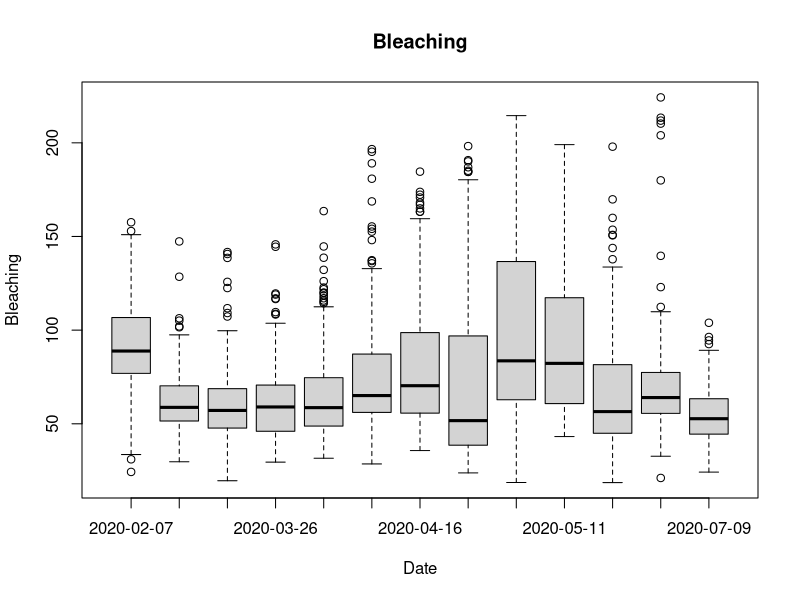
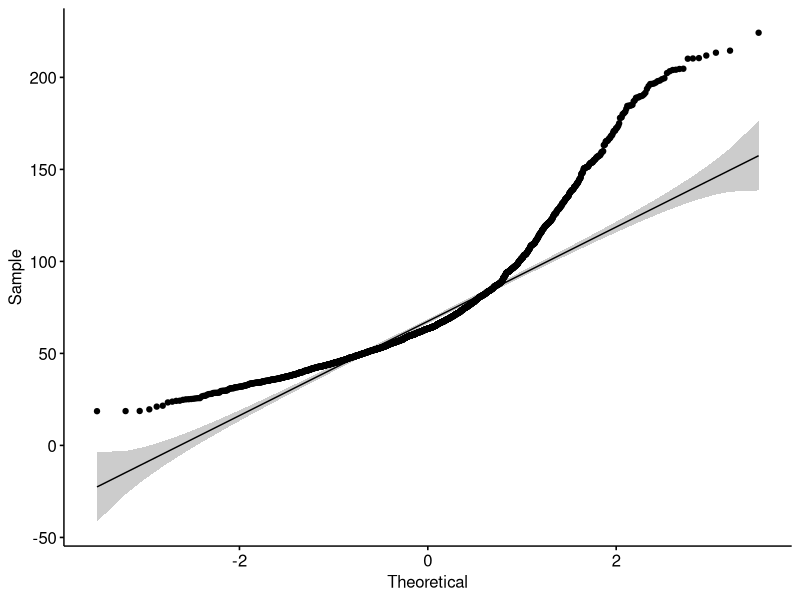
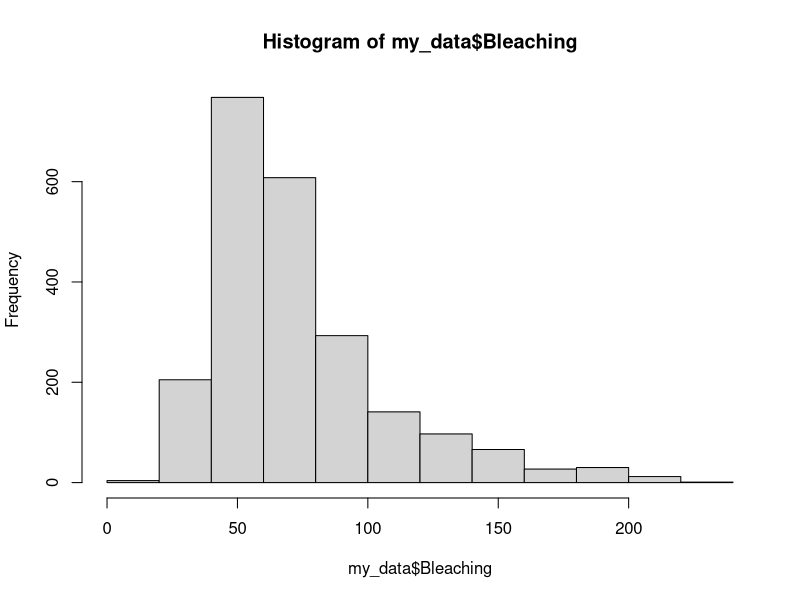
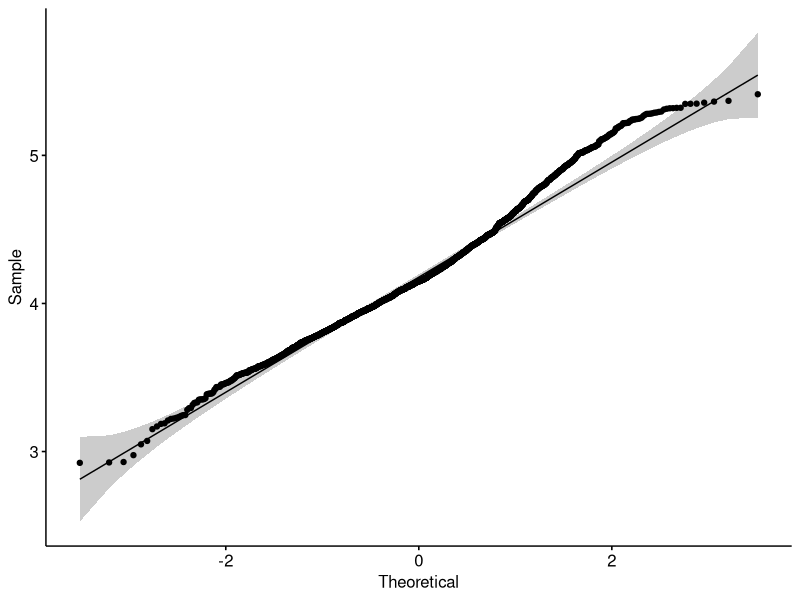
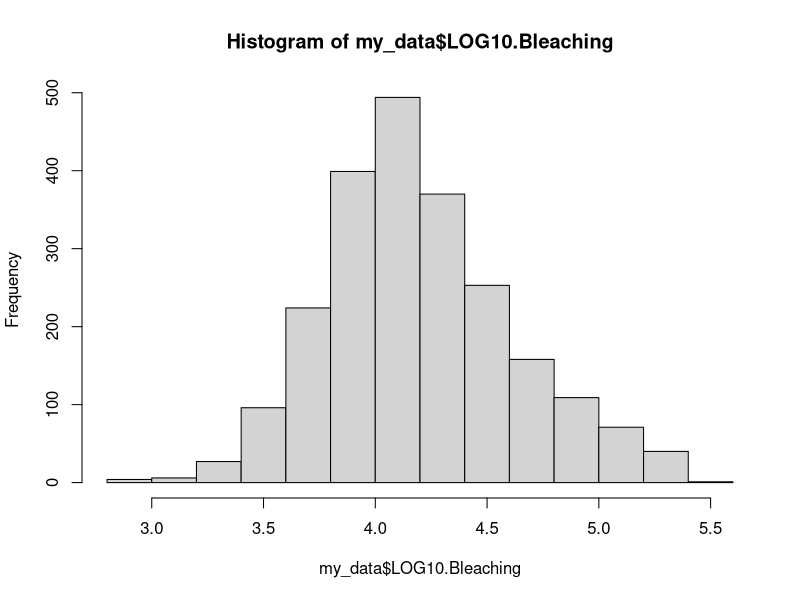
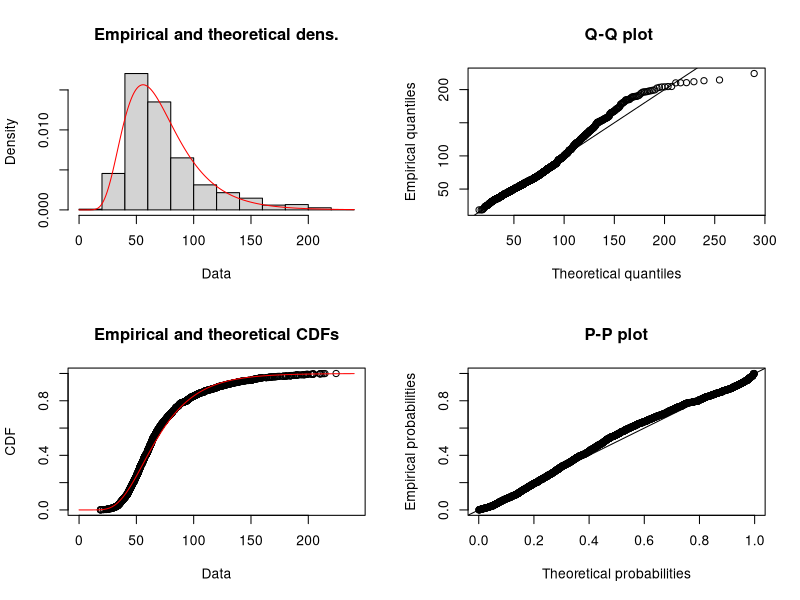

The R source for these figures, in order: (Note: this script raises an error after producing the figures.)
# loading libraries
library("readxl")
library("tidyverse")
library("lattice")
library("rstatix")
library("ggpubr")
library("lme4")
library("fitdistrplus")
library("lmerTest")
library("car")

# loading xls files
my_data <- read_excel("ImageJ_R.xlsx", sheet = 1)

# combining relevant sheets of excel file
for (i in 2:36) {
  temp <- read_excel("ImageJ_R.xlsx", sheet = i)
  my_data <- rbind(my_data, temp)
  print(i)
}

# removing unnecessary columns
my_data <- my_data[c(1,2,4,13)]

# turn dates into number of days from start (07/02/2020)
startdate <- as.Date("2020-02-07","%Y-%m-%d")
my_data$Date_days <- as.numeric(difftime(my_data$Date,startdate ,units="days"), units="days")

# change headers of column bleaching
my_data = my_data %>% 
  rename(
    Bleaching = `Adjusted brightness (0 - 255)`
  )

# removing rows containing NAs (so the rows that don't contain the average values for bleaching)
my_data <- na.omit(my_data)

# write.csv(my_data,"test.csv", row.names = FALSE)

## check repeated measures ANOVA requirements

# visualising data with box plots

boxplot(my_data$`Bleaching` ~ my_data$Date,
        data=my_data, 
        main="Bleaching", 
        xlab="Date", 
        ylab="Bleaching")

# normality tests
ggqqplot(my_data, x = "Bleaching")
hist(my_data$Bleaching)
shapiro_test(my_data$Bleaching)

# not normal -> sqrt transformation
#my_data <- transform(my_data, `SQRT Bleaching`= sqrt(Bleaching))
#ggqqplot(my_data, x = "SQRT.Bleaching")
#hist(my_data$SQRT.Bleaching)
#shapiro_test(my_data$SQRT.Bleaching)

# not normal -> log10 transformation: Works best!
my_data <- transform(my_data, LOG10.Bleaching= log(Bleaching))
ggqqplot(my_data, x = "LOG10.Bleaching")
hist(my_data$LOG10.Bleaching)
shapiro_test(my_data$LOG10.Bleaching)

# not normal -> 1/x transformation
# my_data <- transform(my_data, INVERSE.Bleaching= 1/Bleaching)
# ggqqplot(my_data, x = "INVERSE.Bleaching")
# hist(my_data$INVERSE.Bleaching)
# shapiro_test(my_data$INVERSE.Bleaching)

# Testing for homogeneity of variances
leveneTest(my_data$Bleaching, my_data$Treatment)
fligner.test(my_data$Bleaching, my_data$Treatment)
# Variances are NOT homogeneous

# Testing for sphericity
# Mauchly's Test for Sphericity!


# Testing which distribution fits the data best

test <- fitdist(my_data$Bleaching, "norm")
#plot(test)
test$aic

test <- fitdist(my_data$Bleaching, "lnorm")
plot(test)
test$aic
#This one works best!

test <- fitdist(my_data$Bleaching, "pois")
#plot(test)
test$aic

test <- fitdist(my_data$Bleaching, "exp")
#plot(test)
test$aic

test <- fitdist(my_data$Bleaching, "gamma")
#plot(test)
test$aic

test <- fitdist(my_data$Bleaching, "nbinom")
#plot(test)
test$aic

test <- fitdist(my_data$Bleaching, "geom")
#plot(test)
test$aic

test <- fitdist(my_data$Bleaching, "beta")
#plot(test)
test$aic

test <- fitdist(my_data$Bleaching, "unif")
#plot(test)
test$aic

test <- fitdist(my_data$Bleaching, "logis")
#plot(test)
test$aic

# A lognormal distribution fits best, so this will be used in the model

# Generalized Linear Mixed Model with Repeated Measures

Model <- glmer(LOG10.Bleaching~Treatment+Date_days + (1|Structure), data=my_data, family = gaussian(link = "log"))
print(summary(Model),correlation=FALSE)
plot(Model2)
qqnorm(resid(Model))
